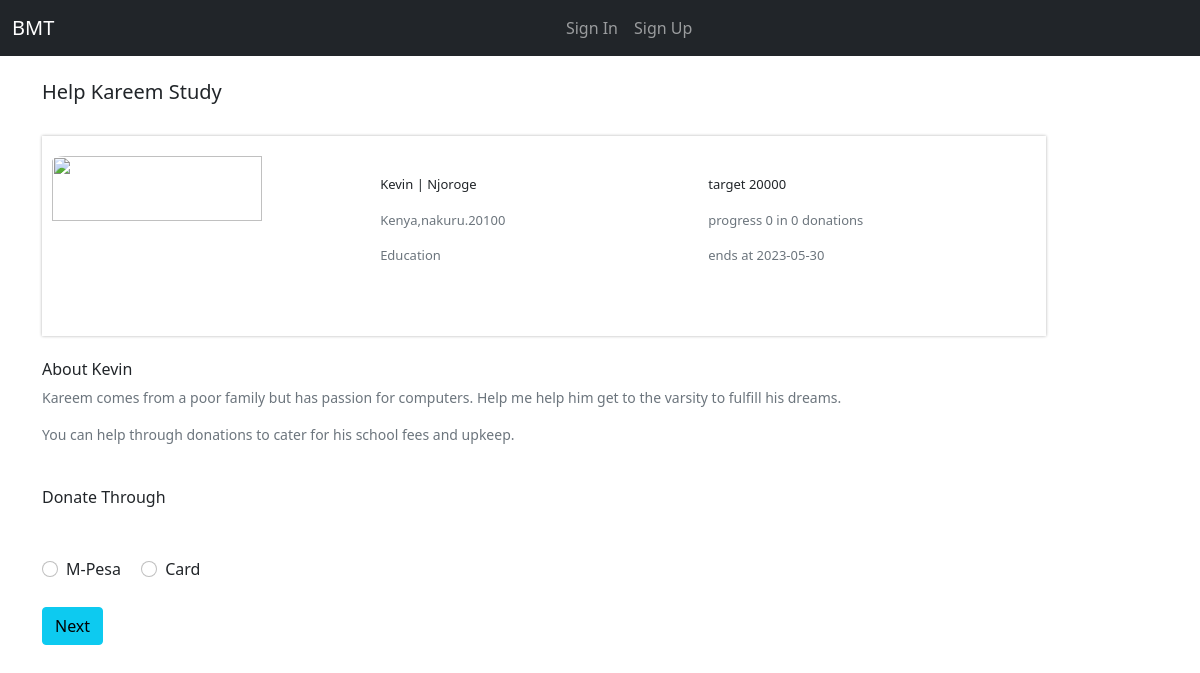
Page /Users/project/23/details on the earlier database version.
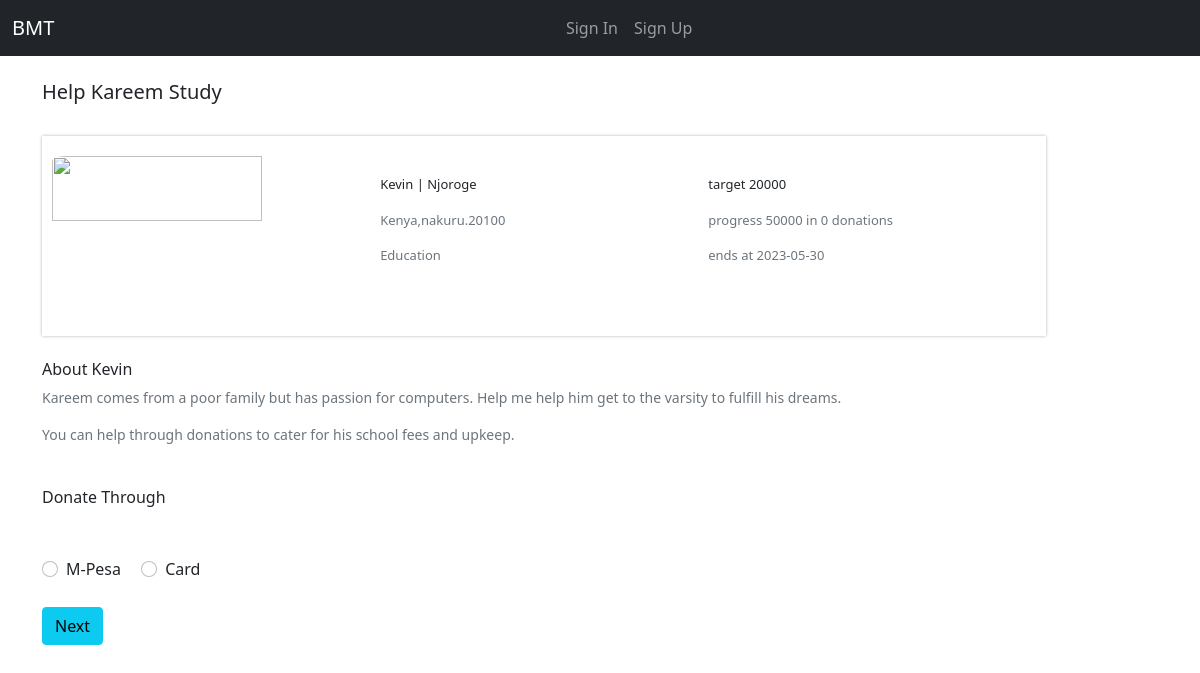
Same page on the later database version.
### Users/models.py (models this page shows, shortened)
class Project(models.Model):
    user = models.ForeignKey(MyUser, on_delete=models.CASCADE)
    title=models.CharField(max_length=30)
    first_name=models.CharField(max_length=100)
    last_name=models.CharField(max_length=100)
    surname=models.CharField(max_length=100,blank=True)
    target_relationship=models.CharField(max_length=100,blank=True)
    target_country=models.CharField(max_length=100,blank=True)
    target_city=models.CharField(max_length=100,blank=True)
    target_area=models.CharField(max_length=100,blank=True)
    problem=models.TextField(max_length=500,blank=True)
    solution=models.TextField(max_length=300,blank=True)
    target_amount=models.PositiveIntegerField(default=0)
    achieved_amount=models.PositiveIntegerField(default=0)
    date=models.DateTimeField(auto_now=True)
    expiry=models.CharField(max_length=100)
    status=models.CharField(max_length=10)
    def __str__(self):
        return f"{self.user}"

### Users/views.py (the view, shortened to what this page needs)
# urls.py: path('project/<int:pk>/details', ProjectDetail.as_view(), name='projectid'),
class ProjectDetail(DetailView):
    template_name='Users/projectid.html'
    context_object_name='project'
    model=Project
    def get_context_data(self, *, object_list=None, **kwargs):
        context = super(ProjectDetail, self).get_context_data(**kwargs)
        user = self.request.user
        print(type(user))
        context['donations'] =StripeCardPayments.objects.filter(project_id=self.kwargs['pk']).count()
        print(context)
        return context

### Users/models.py (called while the page is built)
    def __str__(self):
        return self.email

### Users/templates/Users/projectid.html (shortened to what this page needs)
{% extends 'Users/base.html' %}
{% load static %}
{% block content %}
<div class="container">
    <br>
      <h5>{{ project.title|title }}</h5>
    <br>
    <div class="idcontainer ">
        <div class="img-container">
            <img src="https://encrypted-tbn0.gstatic.com/images?q=tbn:ANd9GcRO-4Q4uAw7MPWWiDNf2KqwdAswigARFbz6_Q&usqp=CAU">
        </div>
        <div>
            <br><br>
            <p>{{ project.first_name }} | {{ project.last_name }} </p>
            <p class="text-muted"> {{ project.target_country  }},{{ project.target_city }}.{{ project.target_area }} </p>
            <p class="text-muted">Education</p>
        </div>
        <div>
            <br><br>
            <p>target {{ project.target_amount }}  </p>
            <p class="text-muted">progress {{ project.achieved_amount  }} in {{ donations }} donations </p>
            <p class="text-muted">ends at {{ project.expiry }}</p>
        </div>
    </div>
<br>
    <div style="font-size:14px;">
        <h6>About {{ project.first_name }}</h6>
        <p class="text-muted">{{ project.problem }}</p>
        <p class="text-muted">{{ project.solution }} </p>
    </div>
<div>
    <br>
    Donate Through
    <br><br>
  </div>
    <br>
    <form method="POST">
<div id="trade-table">
       <div class="form-check form-check-inline"  >
          <input class="form-check-input" type="radio" name="line" id="name" data-rate="M-Pesa" value='M-Pesa'  >
           <label>M-Pesa</label>
       </div>
      <div class="form-check form-check-inline">
          <input class="form-check-input" type="radio" name="line" id="card" value='Card'  >
          <label>Card</label>
      </div>
<br>
    <br>
    <button class="btn btn-info">Next</button>
    </form>
</div>
</div>
{% endblock %}

Differences in the rows shown:
changed Project "Help Kareem Study": achieved_amount "0" → "50000"
